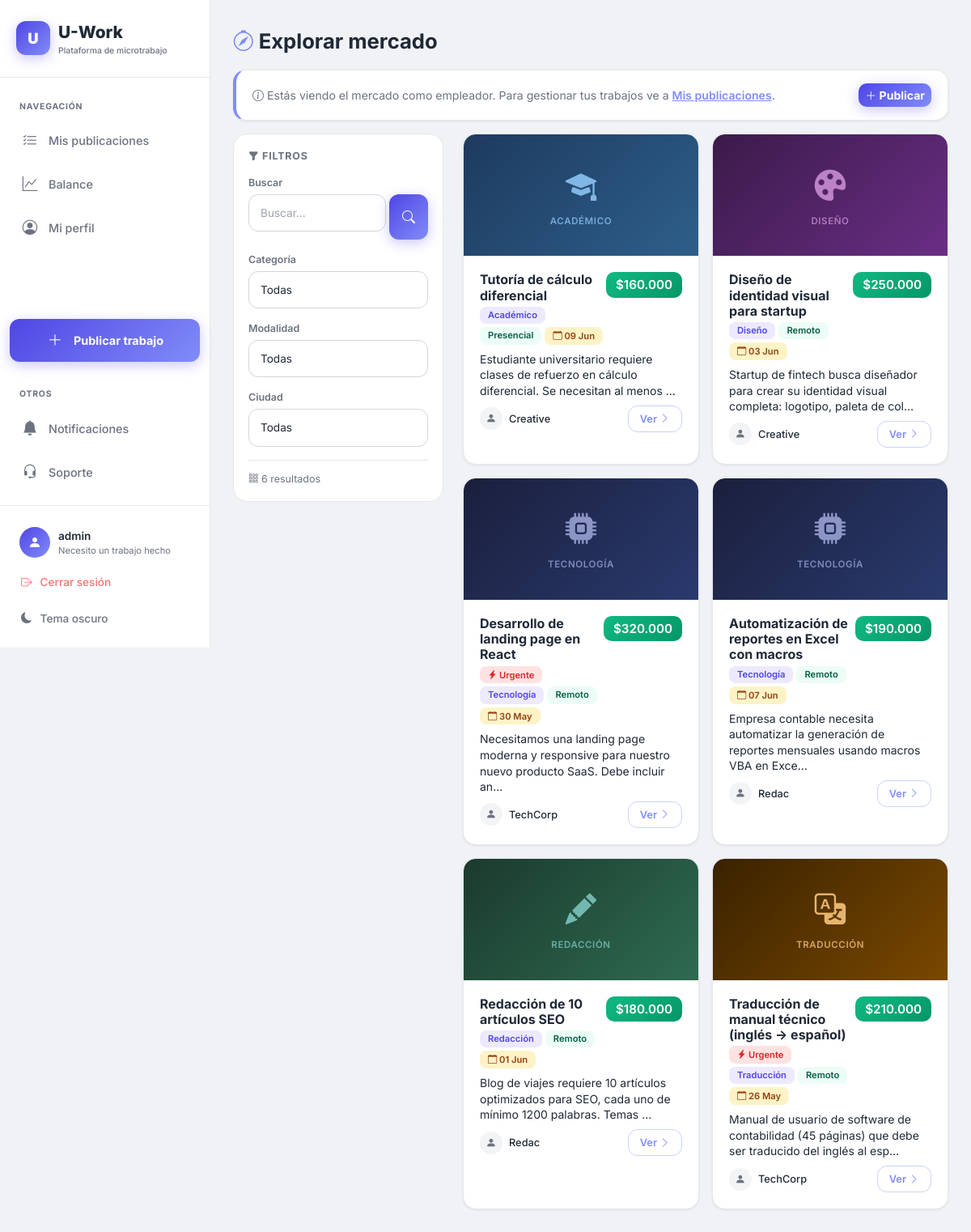
Page /jobs/ (signed in) on the committed database.
### accounts/models.py (models this page shows, shortened)
class User(AbstractUser):
    class Rol(models.TextChoices):
        ESTUDIANTE = 'estudiante', 'Estudiante'
        EMPLEADOR = 'empleador', 'Necesito un trabajo hecho'
    rol = models.CharField(max_length=20, choices=Rol.choices, default=Rol.EMPLEADOR)
    foto = models.ImageField(upload_to='perfiles/', blank=True, null=True)
    cedula = models.CharField(max_length=20, blank=True, verbose_name='Documento de identidad')
    telefono = models.CharField(max_length=20, blank=True)
    direccion = models.CharField(max_length=255, blank=True, verbose_name='Ubicación / Dirección')
    fecha_nacimiento = models.DateField(null=True, blank=True)
    habilidades = models.TextField(blank=True, help_text='Separa las habilidades con comas')
    calificacion_promedio = models.DecimalField(max_digits=3, decimal_places=2, default=0)
    universidad = models.CharField(max_length=200, blank=True)
    carrera = models.CharField(max_length=200, blank=True)
    semestre = models.PositiveSmallIntegerField(null=True, blank=True)
    foto_carnet = models.ImageField(upload_to='carnets/', blank=True, null=True, verbose_name='Foto del carnet estudiantil')
    pregunta_seguridad = models.CharField(max_length=255, blank=True)
    respuesta_seguridad = models.CharField(max_length=255, blank=True)
    class Meta:
        verbose_name = 'Usuario'
        verbose_name_plural = 'Usuarios'
    @property
    def es_estudiante(self):
        return self.rol == self.Rol.ESTUDIANTE

### jobs/models.py (models this page shows, shortened)
class Job(models.Model):
    class Estado(models.TextChoices):
        DISPONIBLE = 'disponible', 'Disponible'
        EN_PROCESO = 'en_proceso', 'En proceso'
        FINALIZADO = 'finalizado', 'Finalizado'
    class Categoria(models.TextChoices):
        ACADEMICO = 'academico', 'Académico'
        TECNOLOGIA = 'tecnologia', 'Tecnología'
        DISENO = 'diseno', 'Diseño'
        REDACCION = 'redaccion', 'Redacción'
        TRADUCCION = 'traduccion', 'Traducción'
        OTRO = 'otro', 'Otro'
    class Modalidad(models.TextChoices):
        PRESENCIAL = 'presencial', 'Presencial'
        REMOTO = 'remoto', 'Remoto'
        HIBRIDO = 'hibrido', 'Híbrido'
    titulo = models.CharField(max_length=200)
    descripcion = models.TextField()
    requisitos = models.TextField(blank=True, verbose_name='Requisitos')
    habilidades_requeridas = models.CharField(max_length=300, blank=True, verbose_name='Habilidades requeridas')
    pago = models.DecimalField(max_digits=10, decimal_places=2)
    estado = models.CharField(max_length=20, choices=Estado.choices, default=Estado.DISPONIBLE)
    categoria = models.CharField(max_length=20, choices=Categoria.choices, default=Categoria.OTRO)
    modalidad = models.CharField(max_length=20, choices=Modalidad.choices, default=Modalidad.REMOTO)
    ubicacion = models.CharField(max_length=200, blank=True, verbose_name='Ubicación')
    duracion_estimada = models.CharField(max_length=100, blank=True, verbose_name='Duración estimada')
    urgente = models.BooleanField(default=False)
    imagen = models.ImageField(upload_to='trabajos/', blank=True, null=True)
    creador = models.ForeignKey(settings.AUTH_USER_MODEL, on_delete=models.CASCADE, related_name='trabajos_creados')
    asignado = models.ForeignKey(settings.AUTH_USER_MODEL, on_delete=models.SET_NULL, null=True, blank=True, related_name='trabajos_asignados')
    fecha_limite = models.DateField()
    created_at = models.DateTimeField(auto_now_add=True)
    updated_at = models.DateTimeField(auto_now=True)
    class Meta:
        verbose_name = 'Trabajo'
        verbose_name_plural = 'Trabajos'
        ordering = ['-created_at']

### jobs/views.py (the view)
# urls.py: path('', views.job_list, name='job_list'),
def job_list(request):
    jobs = Job.objects.filter(estado=Job.Estado.DISPONIBLE)
    q = request.GET.get('q', '')
    categoria = request.GET.get('categoria', '')
    modalidad = request.GET.get('modalidad', '')
    ubicacion = request.GET.get('ubicacion', '')
    if q:
        jobs = jobs.filter(Q(titulo__icontains=q) | Q(descripcion__icontains=q))
    if categoria:
        jobs = jobs.filter(categoria=categoria)
    if modalidad:
        jobs = jobs.filter(modalidad=modalidad)
    if ubicacion:
        jobs = jobs.filter(ubicacion__icontains=ubicacion)
    ciudades = (
        Job.objects.filter(estado=Job.Estado.DISPONIBLE)
        .exclude(ubicacion='')
        .values_list('ubicacion', flat=True)
        .distinct()
    )
    return render(request, 'jobs/job_list.html', {
        'jobs': jobs,
        'q': q,
        'categoria': categoria,
        'modalidad': modalidad,
        'ubicacion': ubicacion,
        'categorias': Job.Categoria.choices,
        'modalidades': Job.Modalidad.choices,
        'ciudades': ciudades,
    })

### templates/jobs/job_list.html (shortened to what this page needs)
{% extends 'base.html' %}
{% load form_tags %}
{% block content %}
{% if user.is_authenticated and not user.es_estudiante %}
<div class="section-title"><i class="bi bi-compass" style="color: var(--primary-light);"></i> Explorar mercado</div>
<div class="card mb-3" style="border-left: 4px solid var(--primary-light);">
    <div class="card-body py-3 d-flex justify-content-between align-items-center gap-2">
        <div style="color:var(--text-secondary); font-size:0.88rem;">
            <i class="bi bi-info-circle"></i> Estás viendo el mercado como empleador. Para gestionar tus trabajos ve a <a href="{% url 'jobs:my_jobs' %}" style="color:var(--primary-light); font-weight:600;">Mis publicaciones</a>.
        </div>
        <a href="{% url 'jobs:job_create' %}" class="btn btn-primary btn-sm" style="white-space:nowrap; border-radius:10px; font-weight:700;">
            <i class="bi bi-plus-lg"></i> Publicar
        </a>
    </div>
</div>
{% else %}
<div class="section-title"><i class="bi bi-compass" style="color: var(--primary-light);"></i> Explorar trabajos</div>
{% endif %}
<div class="list-layout">
    <aside class="list-filters desktop-filters">
        <div class="filter-title"><i class="bi bi-funnel-fill"></i> Filtros</div>
        <form method="get" id="desktopFilterForm">
            <label style="font-size:0.78rem; font-weight:600; color:var(--text-secondary); margin-bottom:4px; display:block;">Buscar</label>
            <div class="d-flex gap-1 mb-3">
                <input type="text" name="q" class="form-control" placeholder="Buscar..." value="{{ q }}" style="font-size:0.85rem;">
                <button class="btn btn-primary px-3" type="submit"><i class="bi bi-search"></i></button>
            </div>
            <label style="font-size:0.78rem; font-weight:600; color:var(--text-secondary); margin-bottom:4px; display:block;">Categoría</label>
            <select name="categoria" class="form-select mb-3" onchange="this.form.submit()" style="font-size:0.85rem;">
                <option value="">Todas</option>
            </select>
            <label style="font-size:0.78rem; font-weight:600; color:var(--text-secondary); margin-bottom:4px; display:block;">Modalidad</label>
            <select name="modalidad" class="form-select mb-3" onchange="this.form.submit()" style="font-size:0.85rem;">
                <option value="">Todas</option>
            </select>
            {% if ciudades %}
            <label style="font-size:0.78rem; font-weight:600; color:var(--text-secondary); margin-bottom:4px; display:block;">Ciudad</label>
            <select name="ubicacion" class="form-select mb-3" onchange="this.form.submit()" style="font-size:0.85rem;">
                <option value="">Todas</option>
            </select>
            {% endif %}
        </form>
        <div style="margin-top:16px; padding-top:14px; border-top:1px solid var(--border); font-size:0.78rem; color:var(--text-secondary);">
            <i class="bi bi-grid-3x3-gap"></i> {{ jobs|length }} resultado{{ jobs|length|pluralize:"s" }}
        </div>
    </aside>
    <main>
        <div class="job-grid">
{% for job in jobs %}
<div class="card mb-3">
    <div class="card-thumb">
        {% if job.imagen %}
        <img src="{{ job.imagen.url }}" alt="{{ job.titulo }}">
        {% else %}
        <div class="card-thumb-placeholder ct-{{ job.categoria }}">
            {% if job.categoria == 'academico' %}
            <i class="bi bi-mortarboard-fill"></i><span>Académico</span>
            {% elif job.categoria == 'tecnologia' %}
            <i class="bi bi-cpu-fill"></i><span>Tecnología</span>
            {% elif job.categoria == 'diseno' %}
            <i class="bi bi-palette-fill"></i><span>Diseño</span>
            {% elif job.categoria == 'redaccion' %}
            <i class="bi bi-pencil-fill"></i><span>Redacción</span>
            {% elif job.categoria == 'traduccion' %}
            <i class="bi bi-translate"></i><span>Traducción</span>
            {% else %}
            <i class="bi bi-briefcase-fill"></i><span>Otro</span>
            {% endif %}
        </div>
        {% endif %}
    </div>
    <div class="card-body">
        <div style="display:flex; justify-content:space-between; align-items:flex-start;">
            <div style="flex:1;">
                <h5 style="font-weight:700; font-size:1rem; margin-bottom:4px; color:var(--text);">{{ job.titulo }}</h5>
                <div class="d-flex flex-wrap gap-1 mb-2">
                    {% if job.urgente %}
                    <span class="badge" style="background:var(--badge-red-bg); color:var(--badge-red-text); font-size:0.7rem;"><i class="bi bi-lightning-charge-fill"></i> Urgente</span>
                    {% endif %}
                    <span class="badge" style="background:var(--badge-indigo-bg); color:var(--badge-indigo-text); font-size:0.7rem;">{{ job.get_categoria_display }}</span>
                    <span class="badge" style="background:var(--badge-green-bg); color:var(--badge-green-text); font-size:0.7rem;">{{ job.get_modalidad_display }}</span>
                    <span class="badge" style="background:var(--badge-amber-bg); color:var(--badge-amber-text); font-size:0.7rem;"><i class="bi bi-calendar"></i> {{ job.fecha_limite|date:"d M" }}</span>
                </div>
            </div>
            <span class="badge" style="background: linear-gradient(135deg,#10B981,#059669); color:#fff; font-size:0.95rem; padding:8px 12px; border-radius:10px;">
                {{ job.pago|cop }}
            </span>
        </div>
        <p class="small mb-2" style="line-height:1.4; color:var(--text);">{{ job.descripcion|truncatechars:100 }}</p>
        <div style="display:flex; justify-content:space-between; align-items:center;">
            <a href="{% url 'accounts:user_detail' job.creador.pk %}" class="d-flex align-items-center gap-2 text-decoration-none" style="color: var(--text);">
                {% if job.creador.foto %}
                <img src="{{ job.creador.foto.url }}" class="avatar" style="width:28px;height:28px;">
                {% else %}
                <div class="avatar" style="width:28px;height:28px;font-size:0.8rem;"><i class="bi bi-person-fill"></i></div>
                {% endif %}
                <span style="font-size:0.8rem; font-weight:500;">{{ job.creador.first_name|default:job.creador.username }}</span>
            </a>
            <a href="{% url 'jobs:job_detail' job.pk %}" class="btn btn-outline-primary btn-sm" style="font-size:0.8rem; padding:6px 14px;">
                Ver <i class="bi bi-chevron-right"></i>
            </a>
        </div>
    </div>
</div>
{% endfor %}
        </div>
    </main>
</div>
{% endblock %}

### templates/base.html (shortened to what this page needs)
<!DOCTYPE html>
<html lang="es">
<head>
    <link href="https://cdn.jsdelivr.net/npm/bootstrap@5.3.3/dist/css/bootstrap.min.css" rel="stylesheet">
    <link href="https://cdn.jsdelivr.net/npm/bootstrap-icons@1.11.3/font/bootstrap-icons.min.css" rel="stylesheet">
</head>
<body>
    {% if user.is_authenticated %}
    <aside class="desktop-sidebar">
        <a class="sidebar-brand" href="{% url 'jobs:job_list' %}">
            <div class="brand-icon"><span style="font-weight:900;font-size:1.15rem;line-height:1;">U</span></div>
            <div>
                <div class="brand-text">U-Work</div>
                <div class="brand-sub">Plataforma de microtrabajo</div>
            </div>
        </a>
        <nav class="sidebar-nav">
            <div class="nav-label">Navegación</div>
            {% if user.es_estudiante %}
            <a href="{% url 'jobs:job_list' %}" class="{% if request.resolver_match.url_name == 'job_list' %}active{% endif %}">
                <i class="bi bi-compass"></i> Explorar trabajos
            </a>
            <a href="{% url 'jobs:my_jobs' %}" class="{% if request.resolver_match.url_name == 'my_jobs' %}active{% endif %}">
                <i class="bi bi-send-check"></i> Mis postulaciones
            </a>
            <a href="{% url 'accounts:balance' %}" class="{% if request.resolver_match.url_name == 'balance' %}active{% endif %}">
                <i class="bi bi-graph-up"></i> Balance
            </a>
            <a href="{% url 'accounts:profile' %}" class="{% if request.resolver_match.url_name == 'profile' %}active{% endif %}">
                <i class="bi bi-person-circle"></i> Mi perfil
            </a>
            {% else %}
            <a href="{% url 'jobs:my_jobs' %}" class="{% if request.resolver_match.url_name == 'my_jobs' %}active{% endif %}">
                <i class="bi bi-list-check"></i> Mis publicaciones
            </a>
            <a href="{% url 'accounts:balance' %}" class="{% if request.resolver_match.url_name == 'balance' %}active{% endif %}">
                <i class="bi bi-graph-up"></i> Balance
            </a>
            <a href="{% url 'accounts:profile' %}" class="{% if request.resolver_match.url_name == 'profile' %}active{% endif %}">
                <i class="bi bi-person-circle"></i> Mi perfil
            </a>
            <div style="flex:1"></div>
            <a href="{% url 'jobs:job_create' %}" class="publish-btn">
                <i class="bi bi-plus-lg"></i> Publicar trabajo
            </a>
            {% endif %}
            <div class="nav-label" style="margin-top:8px;">Otros</div>
            <a href="{% url 'notifications:list' %}" class="{% if request.resolver_match.app_name == 'notifications' %}active{% endif %}" style="position:relative;">
                <i class="bi bi-bell-fill"></i> Notificaciones
            </a>
            <a href="{% url 'support:create' %}" class="{% if request.resolver_match.app_name == 'support' %}active{% endif %}">
                <i class="bi bi-headset"></i> Soporte
            </a>
        </nav>
        <div class="sidebar-footer">
            <a href="{% url 'accounts:profile' %}" class="sidebar-user">
                {% if user.foto %}
                <img src="{{ user.foto.url }}" class="user-avatar" alt="">
                {% else %}
                <div class="user-avatar"><i class="bi bi-person-fill"></i></div>
                {% endif %}
                <div style="min-width:0">
                    <div class="user-name">{{ user.get_full_name|default:user.username }}</div>
                    <div class="user-role">{{ user.get_rol_display }}</div>
                </div>
            </a>
            <form method="post" action="{% url 'accounts:logout' %}">
                <button type="submit" class="sidebar-logout">
                    <i class="bi bi-box-arrow-right"></i> Cerrar sesión
                </button>
            </form>
            <button onclick="toggleTheme()" class="sidebar-theme-toggle" title="Cambiar tema">
                <i class="bi bi-moon-fill"></i> <span>Tema oscuro</span>
            </button>
        </div>
    </aside>
    {% endif %}
    <div class="app-layout">
        <main class="content-wrapper">
            {% block content %}{% endblock %}
        </main>
    </div>
</body>
</html>

### rows in the picture
User: get_full_name "admin", rol "Necesito un trabajo hecho"
Job: shows "ACADÉMICO", titulo "Tutoría de cálculo diferencial", categoria "Académico", modalidad "Presencial", fecha_limite "09 Jun", pago|cop "$160.000", descripcion "Estudiante universitario requiere clases de refuerzo en cálculo diferencial. Se necesitan al menos …", creador.first_name "Creative"
Job: shows "DISEÑO", titulo "Diseño de identidad visual para startup", categoria "Diseño", modalidad "Remoto", fecha_limite "03 Jun", pago|cop "$250.000", descripcion "Startup de fintech busca diseñador para crear su identidad visual completa: logotipo, paleta de col…", creador.first_name "Creative"
Job: shows "TECNOLOGÍA", titulo "Desarrollo de landing page en React", urgente True (drawn), categoria "Tecnología", modalidad "Remoto", fecha_limite "30 May", pago|cop "$320.000", descripcion "Necesitamos una landing page moderna y responsive para nuestro nuevo producto SaaS. Debe incluir an…", creador.first_name "TechCorp"
Job: shows "TECNOLOGÍA", titulo "Automatización de reportes en Excel con macros", categoria "Tecnología", modalidad "Remoto", fecha_limite "07 Jun", pago|cop "$190.000", descripcion "Empresa contable necesita automatizar la generación de reportes mensuales usando macros VBA en Exce…", creador.first_name "Redac"
Job: shows "REDACCIÓN", titulo "Redacción de 10 artículos SEO", categoria "Redacción", modalidad "Remoto", fecha_limite "01 Jun", pago|cop "$180.000", descripcion "Blog de viajes requiere 10 artículos optimizados para SEO, cada uno de mínimo 1200 palabras. Temas …", creador.first_name "Redac"
Job: shows "TRADUCCIÓN", titulo "Traducción de manual técnico (inglés → español)", urgente True (drawn), categoria "Traducción", modalidad "Remoto", fecha_limite "26 May", pago|cop "$210.000", descripcion "Manual de usuario de software de contabilidad (45 páginas) que debe ser traducido del inglés al esp…", creador.first_name "TechCorp"

### other values in the picture
{{ jobs|length }} "6"
